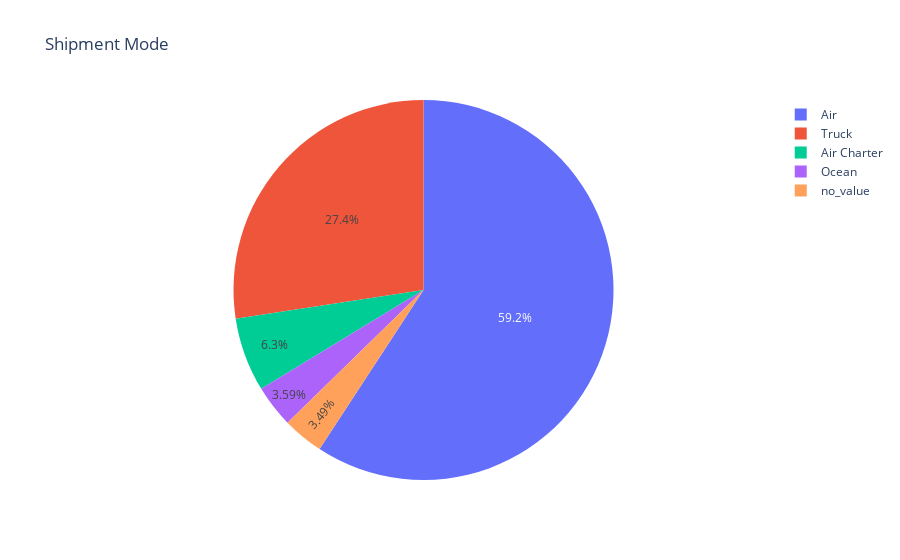

Notebook source saved alongside this figure:
### Markdown cell above
# Shipment Mode percentage wise Pie Chart

### Code cell
ShippingMode = DataSet["Shipment Mode"].value_counts()
labels = (np.array(ShippingMode.index))
sizes = (np.array((ShippingMode / ShippingMode.sum())*100))

trace = go.Pie(labels=labels, values=sizes)
layout = go.Layout(title="Shipment Mode")
dat = [trace]
fig = go.Figure(data=dat, layout=layout)

show_image = None
if export_flag:    
    chart_studio.plotly.image.save_as(fig, filename='shipment-mode-plot.png')
    show_image = Image('shipment-mode-plot.png')
else:
    py.iplot(fig, filename="Shipment Mode")
    
show_image

### Figure 1 — Plotly figure (JSON) as saved in the notebook; plotly's stock layout.template omitted (floating-point values rounded to 4 significant figures)
{"data": [{"labels": ["Air", "Truck", "Air Charter", "Ocean", "no_value"], "type": "pie", "values": [59.21, 27.41, 6.296, 3.594, 3.487]}], "layout": {"title": {"text": "Shipment Mode"}}}
